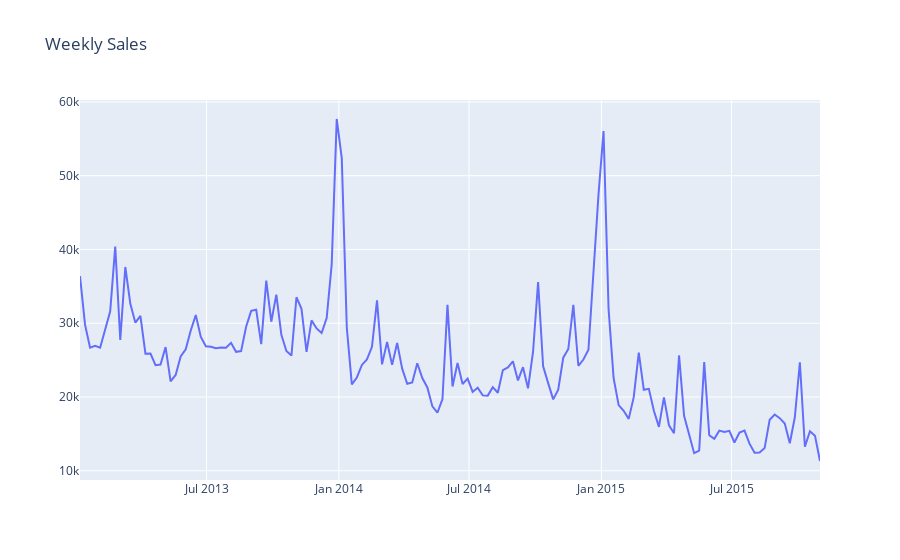

Write notebook code for a chart like this one.
### Code cell
plotly_df(weekly_df, title='Weekly Sales')

### Figure 1 — Plotly figure (JSON) as saved in the notebook; plotly's stock layout.template omitted (floating-point values rounded to 4 significant figures; data arrays with more than 128 entries replaced by an {"elided": "..."} marker saying what was removed)
{"data": [{"mode": "lines", "name": "item_cnt_day", "type": "scatter", "x": {"elided": "148 str values"}, "y": {"elided": "148 int values"}}], "layout": {"title": {"text": "Weekly Sales"}}}
